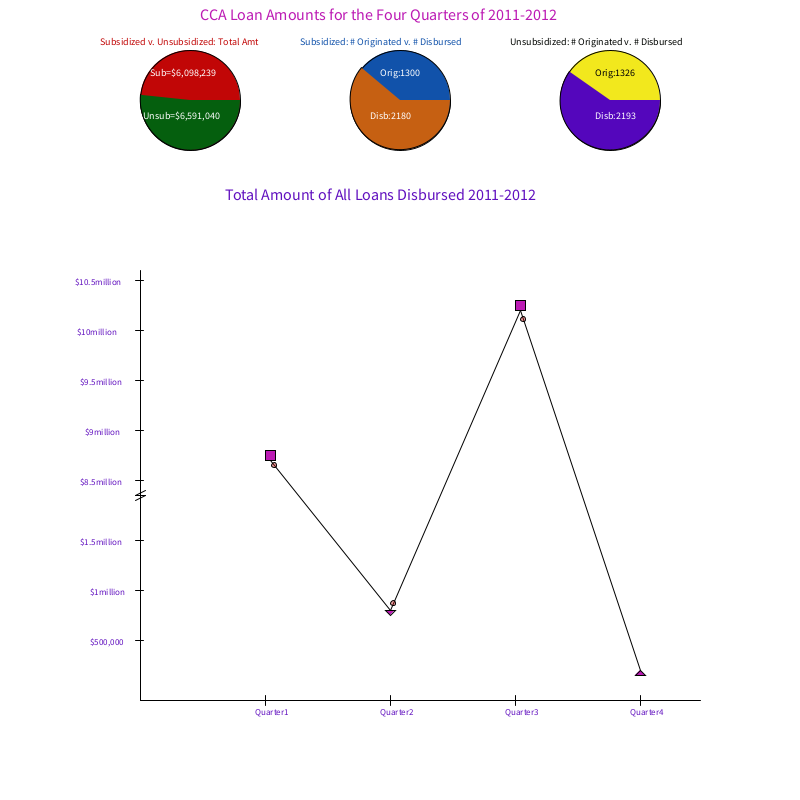
Frame 1 (no input)
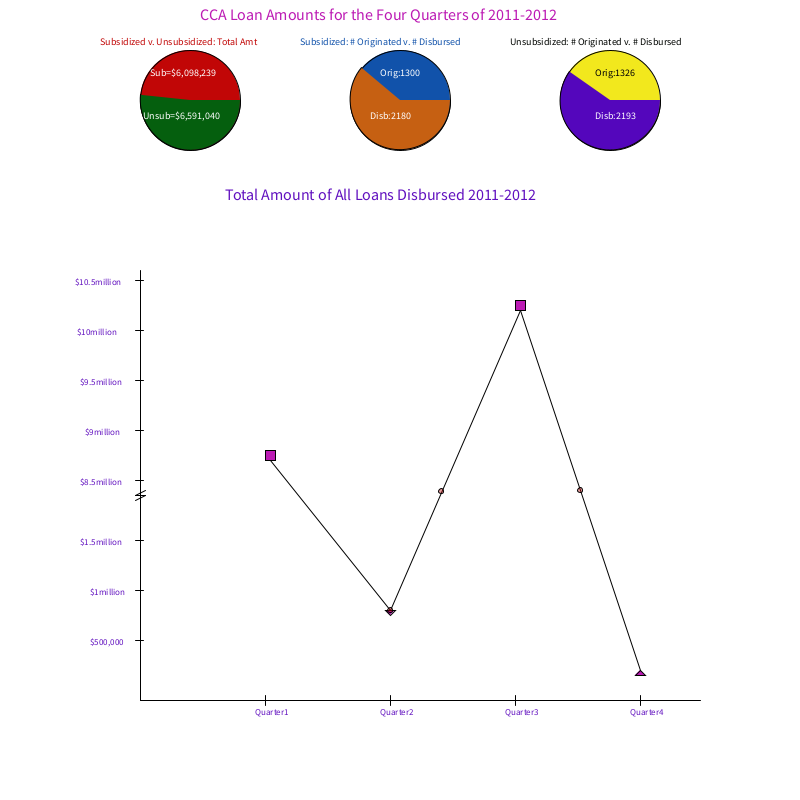
Frame 60 (the mouse pressed at the canvas centre just before this capture)
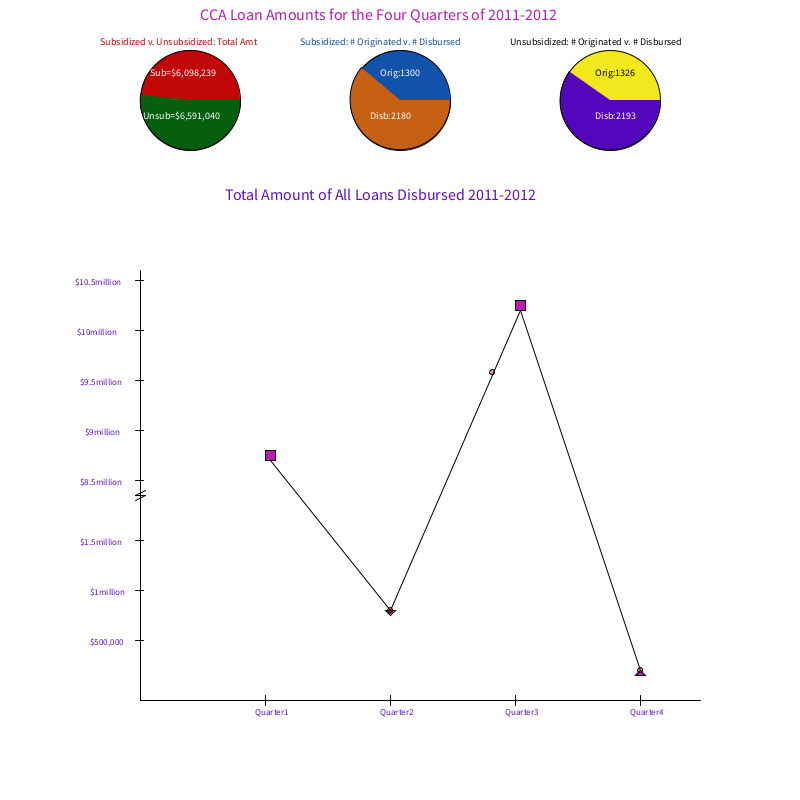
Frame 120 (the mouse held since frame 60 and released just before this capture)

The Processing sketch that drew these frames (run headless with seeded random() and noise(); from frame 60 on, the mouse is pressed at the canvas centre):

// Processing sketch: processing_73110
// ── processing_73110.pde

//Data for this program can be found at http://studentaid.ed.gov/about/data-center/student/title-iv

int dirq1x; //establishing variables
float dirq1y;
int dirq2x;
int dirq2y;
int dirq3x;
int dirq3y;
int dirq4x;
int dirq4y;
int q1x;
int q1y;
int q2x;
int q2y;
int q3x;
int q3y;

void setup(){
  size(800,800);
  smooth();
  q1x=270;
  q1y=460;
  q2x=390;
  q2y=610;
  q3x=520;
  q3y=310;
  dirq1x=4;
  dirq1y=5;
  dirq2x=3;
  dirq2y=-7;
  dirq3x=3;
  dirq3y=9;
  
}

void draw(){
  background(255);
  fill(193,6,6);
  textSize(10);
  text("Subsidized v. Unsubsidized: Total Amt",100,45);
  ellipse(190,100,100,100);
  fill(5,95,14);
  arc(190,100,100,100,radians(0),radians(186));
  fill(255);
  textSize(10);
  text("Sub=$6,098,239",150,76);
  fill(255,255,255);
  text("Unsub=$6,591,040",143,119);
  fill(17,82,170);
  textSize(10);
  text("Subsidized: # Originated v. # Disbursed",300,45);
  ellipse(400,100,100,100);
  fill(198,96,18);
  arc(400,100,100,100,radians(0),radians(220));
  fill(255);
  text("Orig:1300",380,76);
  fill(255);
  text("Disb:2180",370,119);
  fill(0,3,0);
  textSize(10);
  text("Unsubsidized: # Originated v. # Disbursed",510,45);
  fill(242,232,29);
  ellipse(610,100,100,100);
  fill(84,6,188);
  arc(610,100,100,100,radians(0),radians(215));
  fill(1,0,3);
  text("Orig:1326",595,76);
  fill(255);
  text("Disb:2193",595,119);
  line(140,700,140,270); //yaxis
  line(140,700,700,700); //xaxis
  line(135,500,145,495); //break
  line(145,495,135,495); //break
  line(135,495,145,490); //break
  line(135,640,143,640); //500k
  fill(97,17,191);
  textSize(9);
  text("$500,000",90,645);
  line(135,590,143,590); //1mil
  text("$1million",90,595);
  line(135,540,143,540); //1.5mil
  text("$1.5million",80,545);
  line(135,480,143,480); //8.5mil
  text("$8.5million",80,485);
  line(135,430,143,430); //9mil
  text("$9million",85,435);
  line(135,380,143,380); //9.5mil
  text("$9.5million",80,385);
  line(135,330,143,330); //10mil
  text("$10million",77,335);
  line(135,280,143,280); //10.5mil
  text("$10.5million",75,285);
  line(265,705,265,695); //Q1
  text("Quarter1",255,715);
  line(390,705,390,695); //Q2
  text("Quarter2",380,715);
  line(515,705,515,695); //Q3
  text("Quarter3",505,715);
  line(640,705,640,695); //Q4
  text("Quarter4",630,715);
  fill(188,27,180);
  rect(265,450,10,10); //$8,717,452
  triangle(385,610,390,615,395,610); //$878,696
  rect(515,300,10,10); //$10,118,931
  triangle(635,675,640,670,645,675); //$382,309
  line(270,460,390,610); //Q1-Q2
  line(390,610,520,310); //Q2-Q3
  line(520,310,640,670); //Q3-Q4
  textSize(16);
  text("CCA Loan Amounts for the Four Quarters of 2011-2012",200,20);
  fill(97,17,191);
  text("Total Amount of All Loans Disbursed 2011-2012",225,200);
  fill(191,6,6,100);
  ellipse(q1x += dirq1x,q1y +=dirq1y,5,5);
  if(q1x>389){
    q1x=270;
    q1y=460;
  }
  ellipse(q2x += dirq2x,q2y += dirq2y,5,5);
  if(q2x>518){
    q2x=390;
    q2y=610;
  }
  ellipse(q3x += dirq3x,q3y += dirq3y,5,5);
  if(q3x>639){
    q3x=520;
    q3y=310;
  }
}
